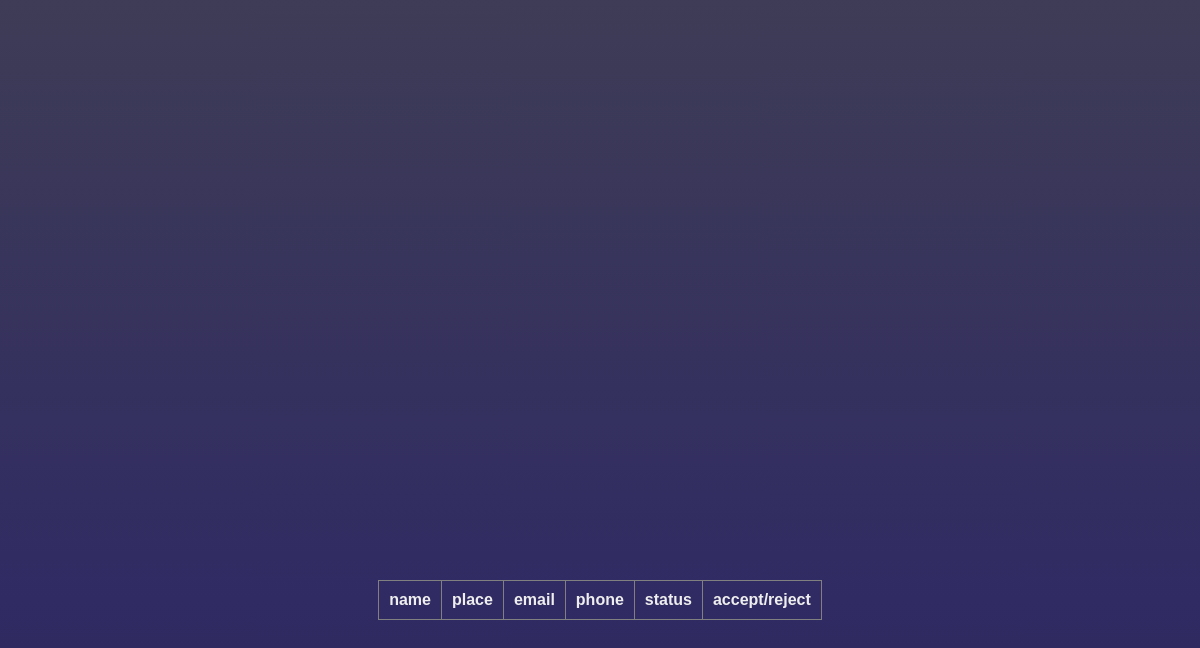
Page /turfowner/ on the earlier database version.
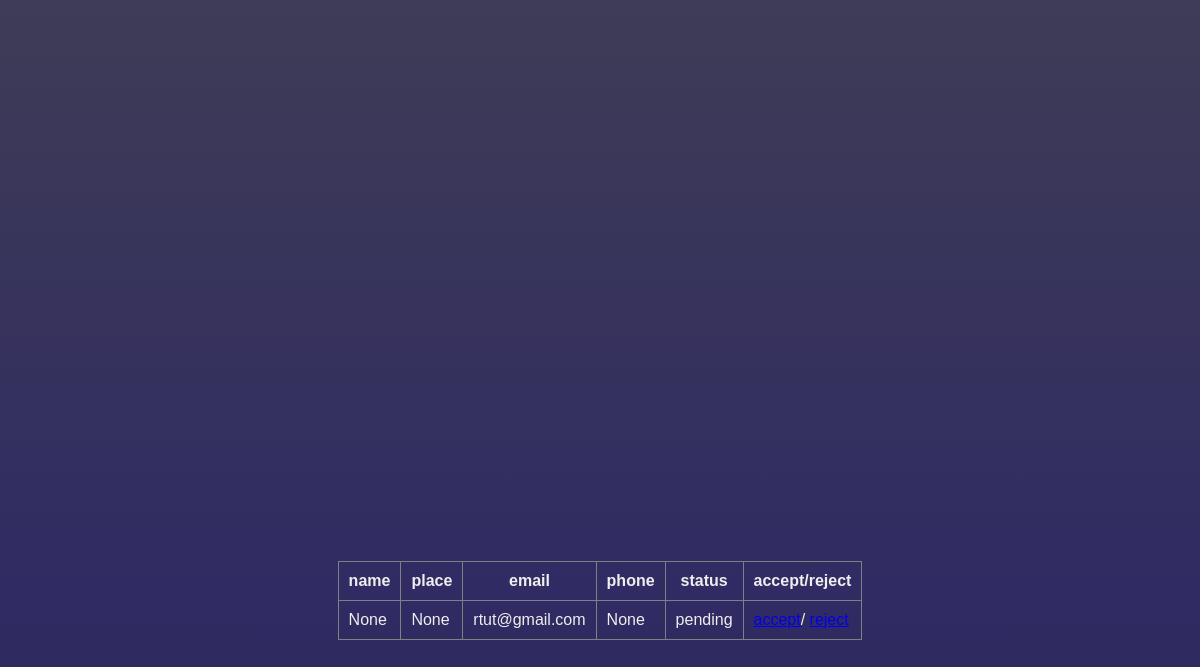
Same page on the later database version.
### myapp/models.py (models this page shows)
class turf(models.Model):
    LOGIN = models.ForeignKey(LoginTable, on_delete=models.CASCADE)
    name=models.CharField(max_length=100,null=True,blank=True)
    phone=models.BigIntegerField(null=True,blank=True)
    address=models.CharField(max_length=100,null=True,blank=True)
    email=models.CharField(max_length=100,null=True,blank=True)
    rent=models.CharField(max_length=100,null=True,blank=True)
    image=models.FileField(upload_to='turf',null=True,blank=True)
    location=models.CharField(max_length=100,null=True,blank=True)
    place=models.CharField(max_length=100,null=True,blank=True)
    opentime=models.CharField(max_length=100,null=True,blank=True)
    closingtime=models.CharField(max_length=100,null=True,blank=True)

class LoginTable(models.Model):
    username = models.CharField(max_length=100 ,null=True, blank=True)
    password = models.CharField(max_length=100 ,null=True, blank=True)
    Type=models.CharField(max_length=100 ,null=True, blank=True)

### myapp/views.py (the view)
# urls.py: path('turfowner/', Turfowners.as_view(), name='turfowner'),
class Turfowners(View):
    def get(self,request):
        obg=turf.objects.all()
        return render(request,'adminstrator/verify_turfowners.html',{'obg':obg})

### templates/adminstrator/verify_turfowners.html (shortened to what this page needs)
<!DOCTYPE html>
<html lang="en">
<head>
    <link rel="stylesheet" href="style.css">
</head>
<body>
    <table border="1px">
        <tr>
            <th>
                name
            </th>
            <th>
            place
            </th>
            <th>
                email
            </th>
            <th>
                phone
            </th>
            <th>
                status
            </th>
            <th>
                accept/reject
            </th>
        </tr>
        {% for i in obg %}
        <tr>
            <td>{{i.name}}</td>
            <td>{{i.place}}</td>
            <td>{{i.email}}</td>
            <td>{{i.phone}}</td>
            <td>{{i.LOGIN.Type}}</td>
            <td>
                <a href="/accept_turf/{{i.LOGIN.id}}">accept</a>/
                <a href="/reject_turf/{{i.LOGIN.id}}">reject</a>
            </td>
        </tr>
        {% endfor %}
    </table>
</body>
</html>

### static/style.css (style rules this page uses)
body { margin: 0; padding: 0; display: flex; justify-content: center; align-items: center; min-height: 150vh; font-family: 'Jost', sans-serif; background: linear-gradient(to bottom, #3e3c56, #302b63, #24243e); }
th,td { font-size: 1em; color: #eee; padding: 10px; }
table { border-collapse: collapse; }

Differences in the rows shown:
added turf: name "None", place "None", email "rtut@gmail.com", phone "None", LOGIN.Type "pending"
